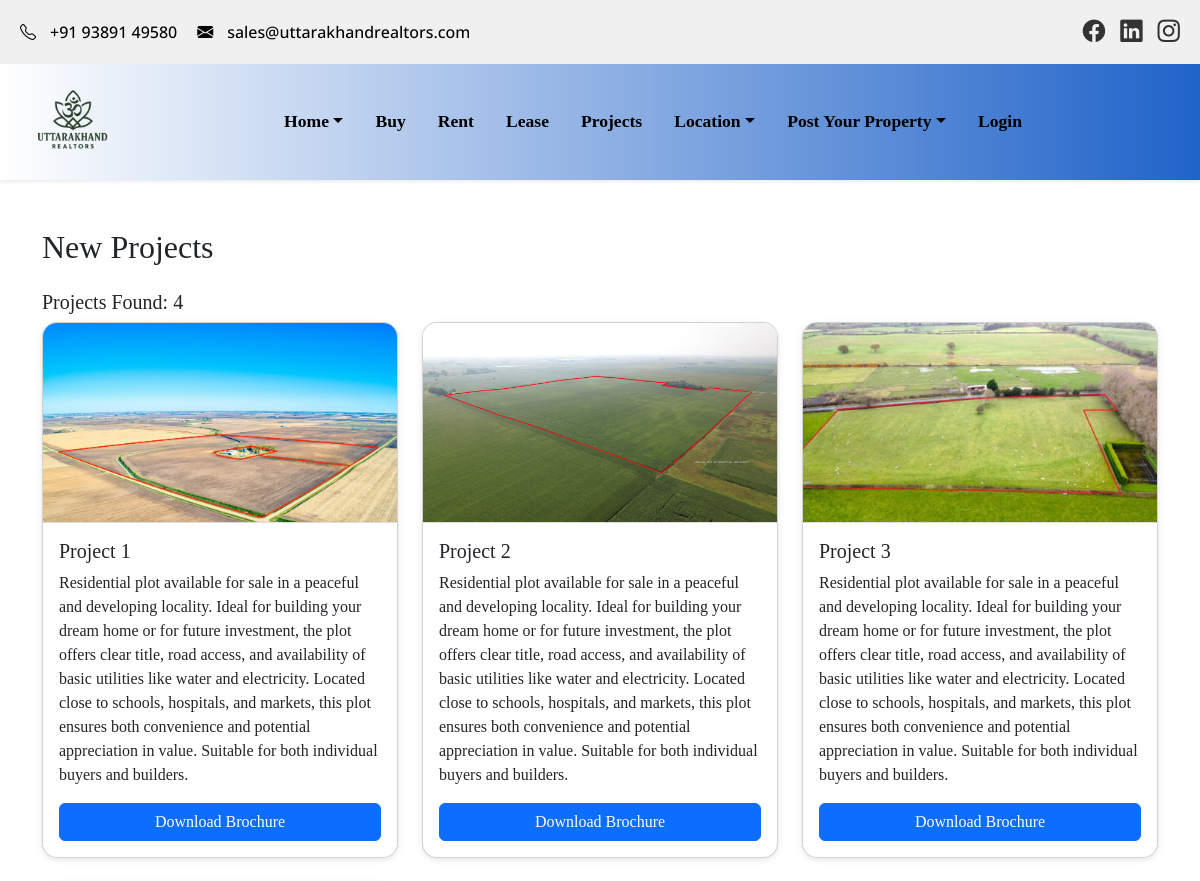
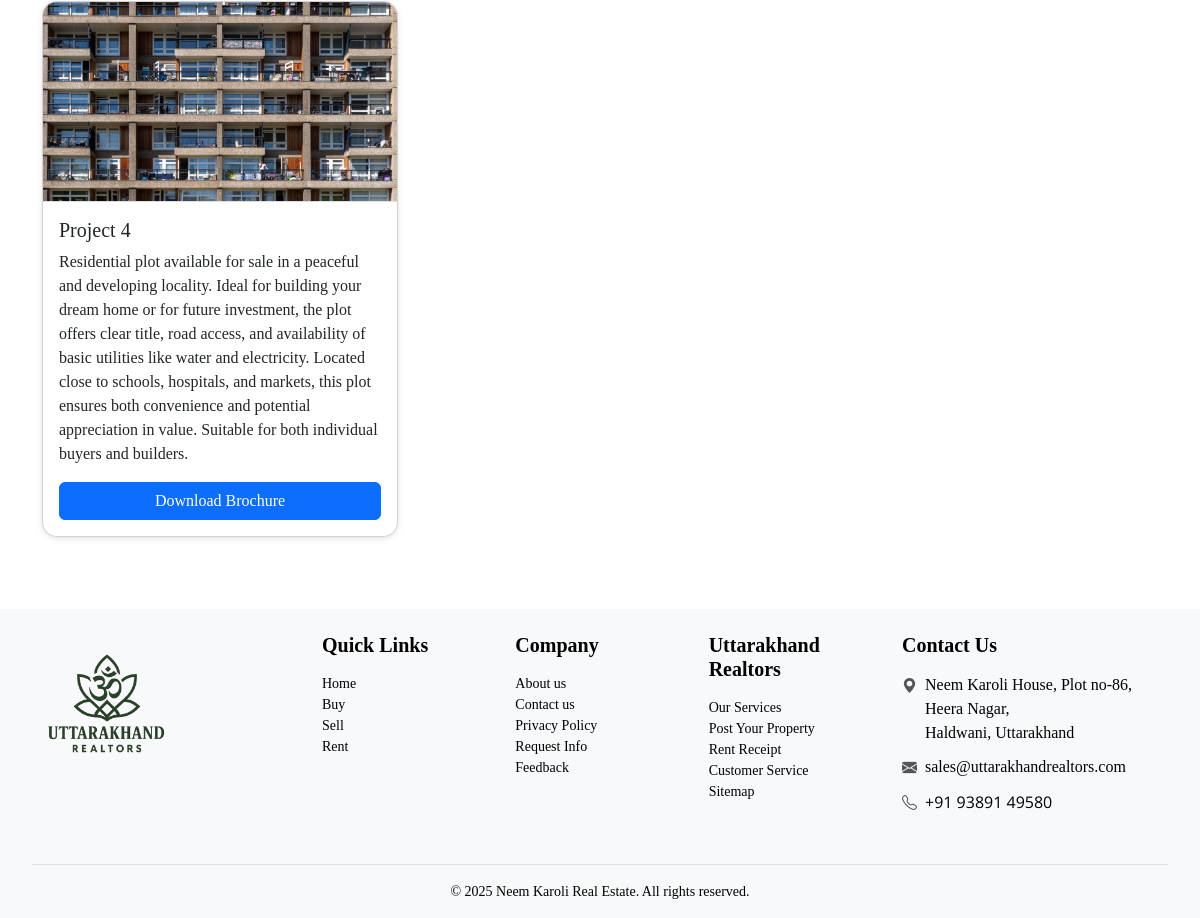
/projects/, run on the app's committed database (2 pictures, top to bottom).
### my_app/models.py (models this page shows, shortened)
class newProject(models.Model):
    title = models.CharField(max_length=200, null=True, blank=True)
    image = models.ImageField(upload_to="new_projects/images", null=True, blank=True)
    summary = models.TextField(max_length=500, null=True, blank=True)
    brochure = models.FileField(upload_to="new_projects/pdfs", null=True, blank=True)

### my_app/views.py (the view)
# urls.py: path('projects/', views.newprojects, name="projects"),
def newprojects(request):
    projects = newProject.objects.all()  # or apply filters if needed
    return render(request, 'projects.html', {'projects': projects})

### my_app/templates/projects.html (shortened to what this page needs)
{% extends "common.html" %}
{% block content %}
<div class="container mt-5">
  <h2 class="mb-4">New Projects</h2>
  <h5>Projects Found: {{ projects|length }}</h5>
  <div class="row">
    {% for project in projects %}
      <div class="col-md-4 mb-4">
        <div class="card h-100">
          {% if project.image %}
            <img src="{{ project.image.url }}" class="card-img-top" alt="{{ project.title }}">
          {% else %}
            {% comment %} <img src="{% static 'images/no-image.png' %}" class="card-img-top" alt="No Image"> {% endcomment %}
          {% endif %}
          <div class="card-body d-flex flex-column">
            <h5 class="card-title">{{ project.title }}</h5>
            <p class="card-text">{{ project.summary }}</p>
            {% if project.brochure %}
              <a href="{{ project.brochure.url }}" class="btn btn-primary mt-auto" target="_blank">Download Brochure</a>
            {% else %}
              <button class="btn btn-secondary mt-auto" disabled>No PDF</button>
            {% endif %}
          </div>
        </div>
      </div>
    {% endfor %}
  </div>
</div>
{% endblock %}

### static/css/style.css (style rules this page uses)
body { font-family: Georgia, 'Times New Roman', Times, serif !important; margin: 0; padding: 0; }

### my_app/templates/projects.html (style rules this page uses)
.card { border-radius: 15px; overflow: hidden; box-shadow: 0 2px 6px rgba(0, 0, 0, 0.1); }
.card-img-top { max-height: 200px; object-fit: cover; border-bottom: 1px solid #ddd; }

### data on the page
newProject: image (picture), title "Project 1", summary "Residential plot available for sale in a peaceful and developing locality. Ideal for building your dream home or for future investment, the plot offers clear title, road access, and availability of basic utilities like water and electricity. Located close to schools, hospitals, and markets, this plot ensures both convenience and potential appreciation in value. Suitable for both individual buyers and builders."
newProject: image (picture), title "Project 2", summary "Residential plot available for sale in a peaceful and developing locality. Ideal for building your dream home or for future investment, the plot offers clear title, road access, and availability of basic utilities like water and electricity. Located close to schools, hospitals, and markets, this plot ensures both convenience and potential appreciation in value. Suitable for both individual buyers and builders."
newProject: image (picture), title "Project 3", summary "Residential plot available for sale in a peaceful and developing locality. Ideal for building your dream home or for future investment, the plot offers clear title, road access, and availability of basic utilities like water and electricity. Located close to schools, hospitals, and markets, this plot ensures both convenience and potential appreciation in value. Suitable for both individual buyers and builders."
newProject: image (picture), title "Project 4", summary "Residential plot available for sale in a peaceful and developing locality. Ideal for building your dream home or for future investment, the plot offers clear title, road access, and availability of basic utilities like water and electricity. Located close to schools, hospitals, and markets, this plot ensures both convenience and potential appreciation in value. Suitable for both individual buyers and builders."

### other printed values
{{ projects|length }} "4"
